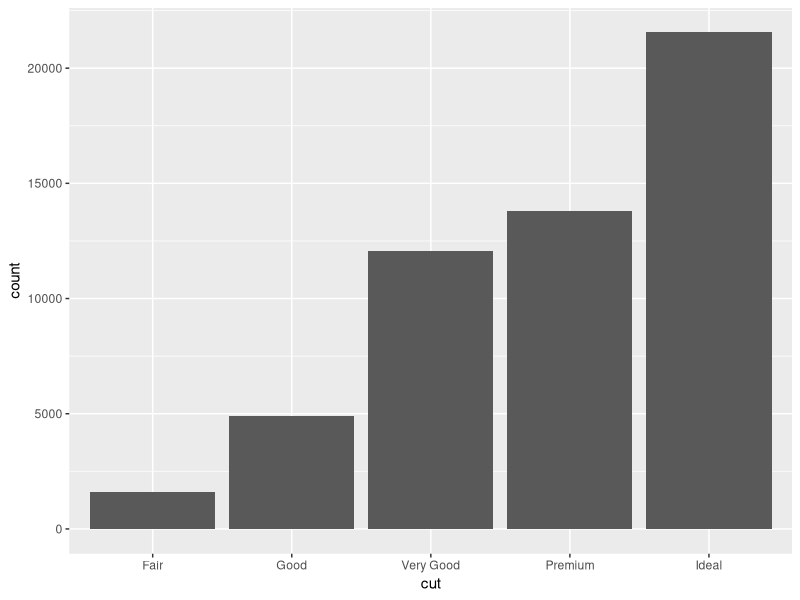
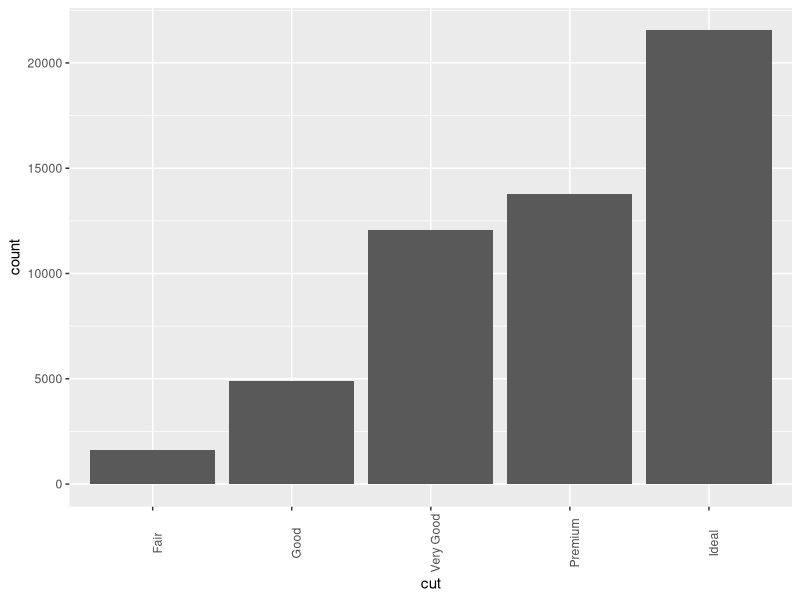

Generate these figures, in order, with R:
## ---- chunk 1
knitr::opts_chunk$set(echo = FALSE, warnings = FALSE, message = FALSE)
## ---- chunk 2
library(ggplot2)
ggplot(diamonds, aes(x = cut)) +
  geom_bar()
## ---- chunk 3
ggplot(diamonds, aes(x = cut)) +
  geom_bar() +
  theme(axis.text.x = element_text(angle = 90))
## ---- chunk 4
library(tidyverse)
A <- table3
B <- table2
C <- table1
D1 <- table4a
D2 <- table4b
## ---- chunk 5
A
## ---- chunk 6
B
## ---- chunk 7
C
## ---- chunk 8
D1
D2
## ---- chunk 9
C
## ---- chunk 10
D1
## ---- chunk 11
tidyD1 <- D1 %>%
  gather(`1999`, `2000`, key = "year", value = "cases")
tidyD1
## ---- chunk 12
tidyD2 <- D2 %>%
  gather(`1999`, `2000`, key = "year", value = "population")
tidyD1 %>%
  left_join(tidyD2, by = c("country", "year"))
## ---- chunk 13
B
## ---- chunk 14
B %>%
  spread(key = "type", value = "count")
